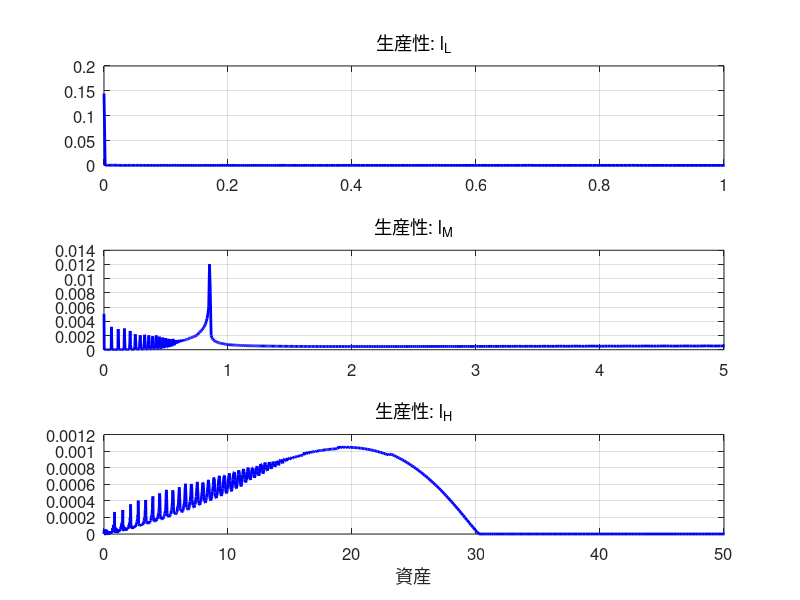

MATLAB code to generate this figure:
clear all;

load HANK_SS grid_a_NS pf_c pf_n pf_sav dist;

figure;
subplot(311);
plot(grid_a_NS,dist(:,1),'b-','LineWidth',2);
xlim([grid_a_NS(1) 1.0]); %grid_a_NS(end)]);
title("生産性: l_{L}","FontWeight","Normal");
%ylabel("密度","FontWeight","Normal")
box on;
grid on;
set(gca,'Fontsize',12)
% set(gca,'FontName','Times New Roman')
set(gcf,'color','w')
subplot(312);
plot(grid_a_NS,dist(:,2),'b-','LineWidth',2);
xlim([grid_a_NS(1) 5.0]); %grid_a_NS(end)]);
title("生産性: l_{M}","FontWeight","Normal");
%ylabel("密度","FontWeight","Normal")
box on;
grid on;
set(gca,'Fontsize',12)
% set(gca,'FontName','Times New Roman')
set(gcf,'color','w')
subplot(313);
plot(grid_a_NS,dist(:,3),'b-','LineWidth',2);
xlim([grid_a_NS(1) 50]); %grid_a_NS(end)]);
title("生産性: l_{H}","FontWeight","Normal");
xlabel("資産","FontWeight","Normal")
%ylabel("密度","FontWeight","Normal")
box on;
grid on;
set(gca,'Fontsize',12)
% set(gca,'FontName','Times New Roman')
set(gcf,'color','w')

print -depsc2 dist.eps

